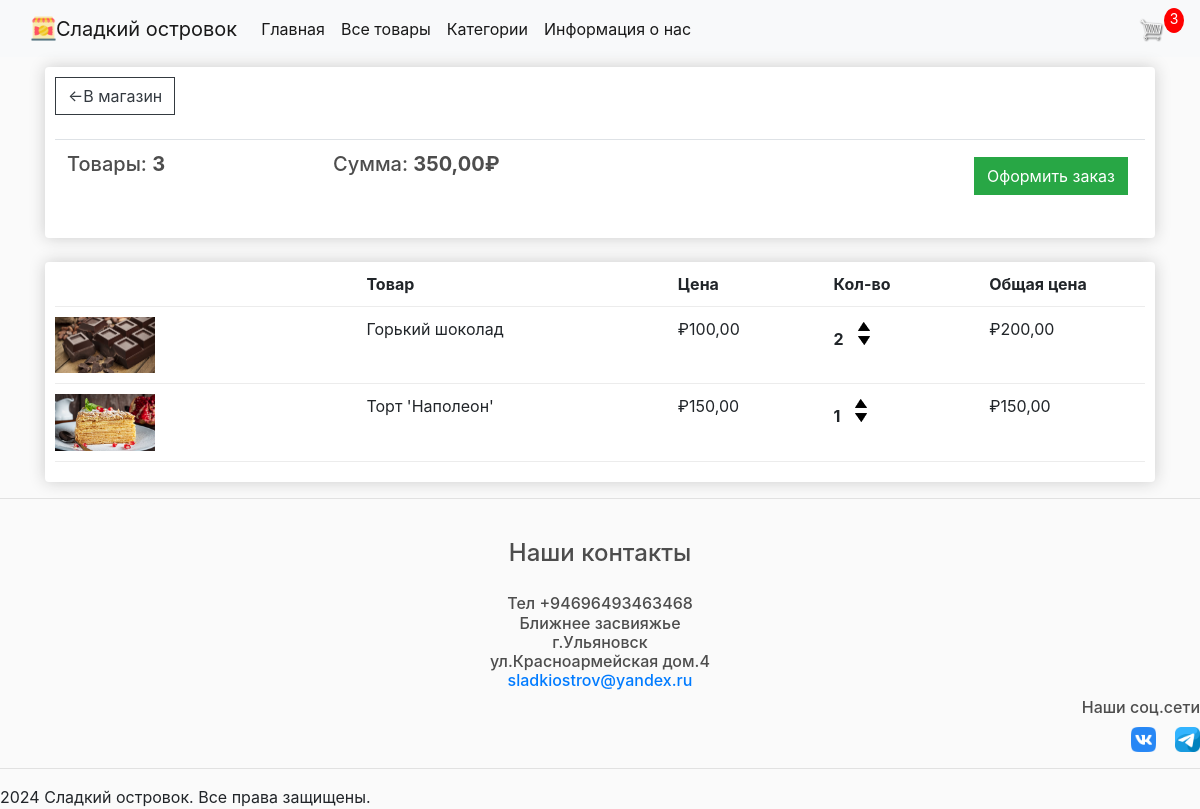
The app's page /cart/ (signed in), older data.
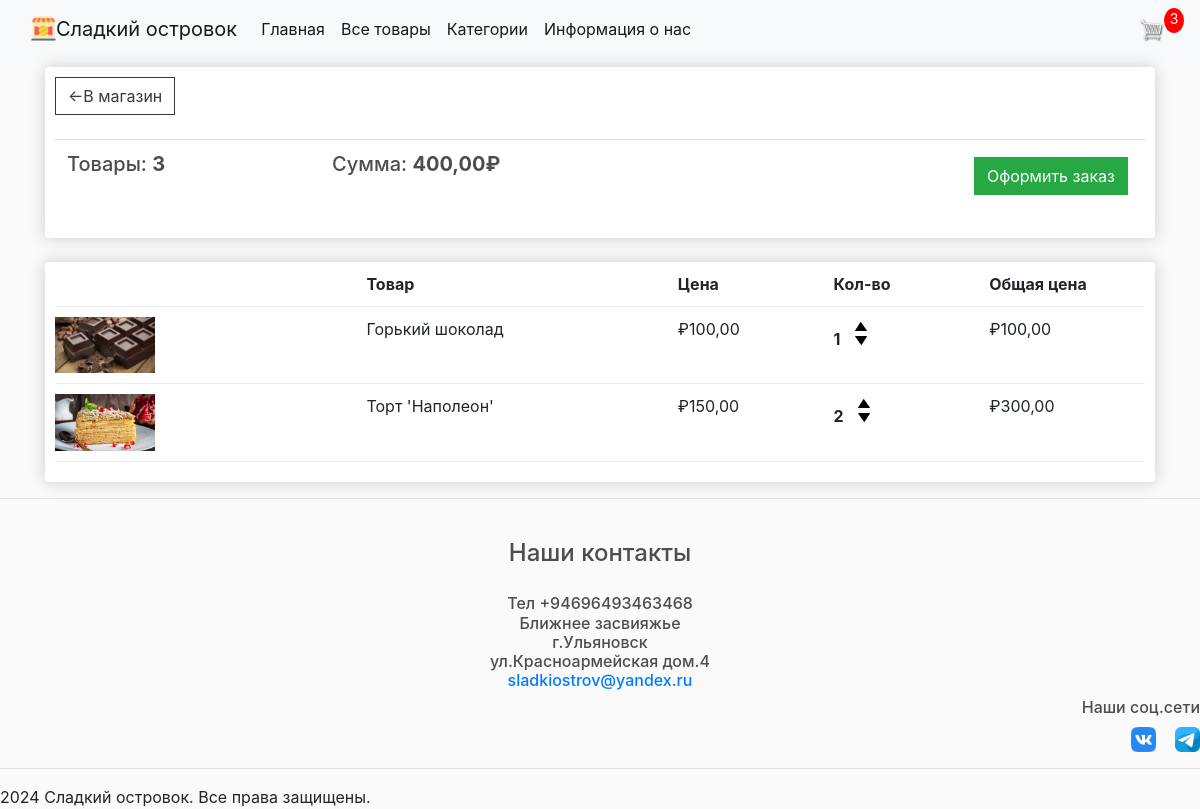
The same page, newer data.
### store/models.py (models this page shows, shortened)
class Order(models.Model):
    customer = models.ForeignKey(Customer, on_delete=models.SET_NULL, blank=True, null=True)
    date_orderd = models.DateTimeField(auto_now_add=True)
    complete = models.BooleanField(default=False, null=True, blank=False)
    transaction_id = models.CharField(max_length=200, null=True)
    @property
    def get_cart_total(self):
        orderitems = self.orderitem_set.all()
        total = sum([item.get_total for item in orderitems])
        return total
    @property
    def get_cart_items(self):
        orderitems = self.orderitem_set.all()
        total = sum([item.quantity for item in orderitems])
        return total

class OrderItem(models.Model):
    product = models.ForeignKey(Product, on_delete=models.SET_NULL, blank=True, null=True)
    order = models.ForeignKey(Order, on_delete=models.SET_NULL, blank=True, null=True)
    quantity = models.IntegerField(default=0, null=True, blank=True)
    date_added = models.DateTimeField(auto_now_add=True)
    @property
    def get_total(self):
        total = self.product.price * self.quantity
        return total

class Product(models.Model):
    name = models.CharField(max_length=200, null=True)
    price = models.DecimalField(max_digits=7, decimal_places=2)
    digital = models.BooleanField(default=False, null=True, blank=False)
    image = models.ImageField(null=True, blank=True)
    category = models.ForeignKey('Category', on_delete=models.SET_NULL, null=True)  # SET_NULL временно
    description = models.TextField(default='описание')
    @property
    def imageURL(self):
        try:
            url = self.image.url
        except:
            url = ''
        return url

### store/views.py (the view)
# urls.py: path('cart/', views.cart, name="cart"),
def cart(request):
    data = cartData(request)
    cartItems = data['cartItems']
    order = data['order']
    items = data['items']
    context = {'items': items, 'order': order, 'cartItems': cartItems}
    return render(request, 'store/cart.html', context)

### store/utils.py (called while the page is built)
def cartData(request):
    if request.user.is_authenticated:
        customer = request.user.customer
        order, created = Order.objects.get_or_create(customer=customer, complete=False)
        items = order.orderitem_set.all()
        cartItems = order.get_cart_items
    else:
        cookieData = cookieCart(request)
        cartItems = cookieData['cartItems']
        order = cookieData['order']
        items = cookieData['items']
    return {'cartItems': cartItems, 'order': order, 'items': items}

### store/templates/store/cart.html
{% extends 'store/main.html' %}
{% load static %}
{% block content %}
    <div class="row">
        <div class="col-lg-12">
            <div class="box-element">
                <a class="btn btn-outline-dark" href="{% url 'store' %}">&#x2190В магазин</a>
                <br>
                <br>
                <table class="table">
                    <tr>
                        <th><h5>Товары: <strong>{{order.get_cart_items}}</strong></h5></th>
                        <th><h5>Сумма: <strong>{{order.get_cart_total|floatformat:2}}₽</strong></h5></th>
                        <th>
                            <a style="float:right;margin:5px" class="btn btn-success" href="{% url 'checkout' %}">Оформить заказ</a>
                        </th>
                    </tr>
                </table>
            </div>
            <br>
            <div class="box-element">
                <div class="cart-row">
                    <div style="flex:2"></div>
                    <div style="flex:2"><strong>Товар</strong></div>
                    <div style="flex:1"><strong>Цена</strong></div>
                    <div style="flex:1"><strong>Кол-во</strong></div>
                    <div style="flex:1"><strong>Общая цена</strong></div>
                </div>
                {% for item in items %}
                 <div class="cart-row">
                    <div style="flex:2"><img class="row-image" src="{{item.product.imageURL}}"></div>
                    <div style="flex:2">{{item.product.name}}</div>
                    <div style="flex:1">₽{{item.product.price|floatformat:2}}</div>
                    <div style="flex:1">
                        <p class="quantity">{{item.quantity}}</p>
                        <div class="quantity">
							<img data-product="{{item.product.id}}" data-action="add" class="chg-quantity update-cart" src="{% static  'images/arrow-up.png' %}">
							<img data-product="{{item.product.id}}" data-action="remove" class="chg-quantity update-cart" src="{% static  'images/arrow-down.png' %}">
						</div>
                    </div>
                    <div style="flex:1">₽{{item.get_total}}</div>
                </div>
                {% endfor %}
            </div>
        </div>
    </div>
{% endblock content %}

Row changes from the older to the newer data that the page shows:
changed through a linked row, Order: get_cart_total "350,00" → "400,00"
changed OrderItem "Горький шоколад": quantity "2" → "1"; get_total "200,00" → "100,00"
changed OrderItem "Торт 'Наполеон'": quantity "1" → "2"; get_total "150,00" → "300,00"
